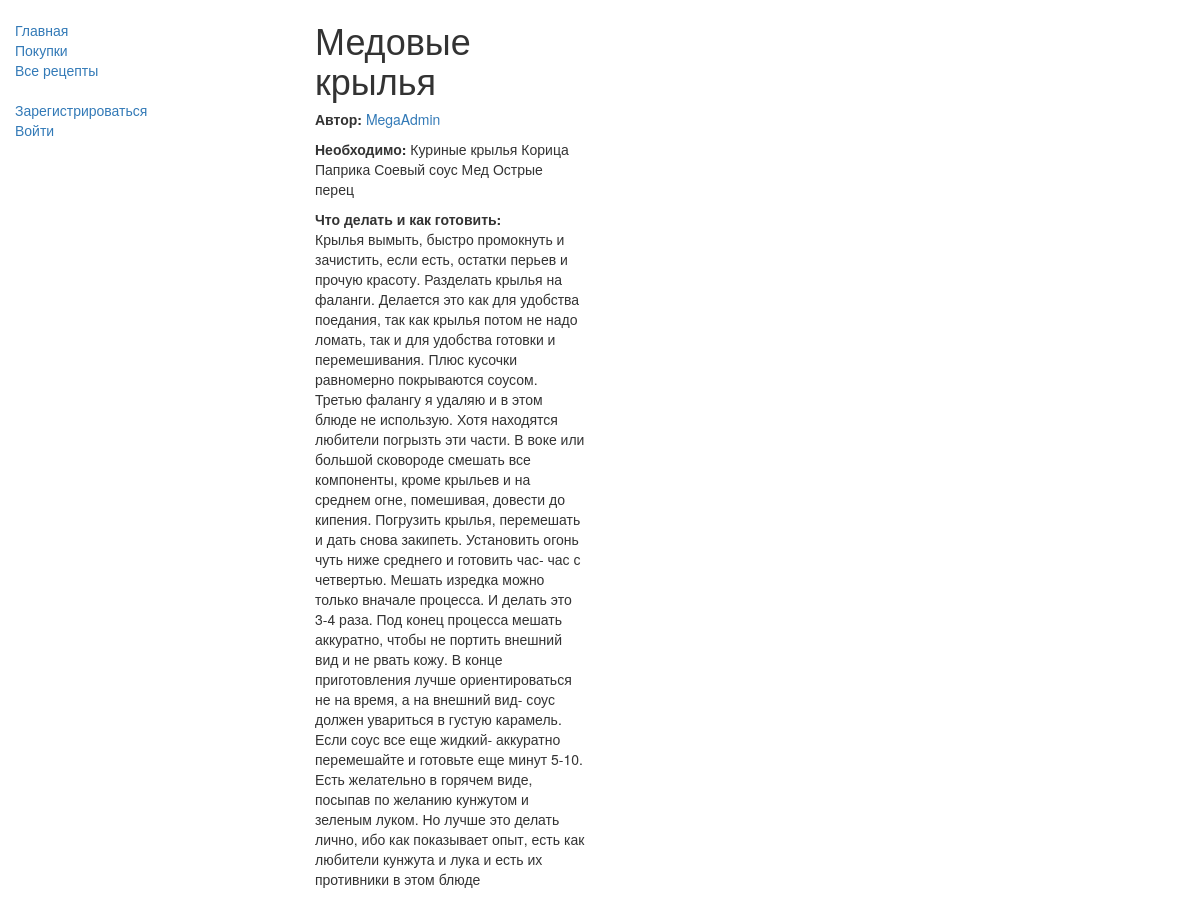
Screenshot of /recepies/3 with the database file from the repository.
### Avos_Ka/models.py (models this page shows, shortened)
class Recepie(models.Model):
    title = models.CharField(max_length=200, null=True,)
    recepie_products = models.OneToOneField(ProductList, on_delete=models.SET_NULL, null=True,)
    describe = models.TextField(null=True,)
    author = models.ForeignKey(User, on_delete=models.SET_NULL, null=True, blank=True)
    def display_recepie_products(self):
        return self.recepie_products.display_product_list()
    def display_describe(self):
        return self.describe
    def display_author(self):
        return self.author

class ProductList(models.Model):
    title = models.CharField(max_length=200)
    product_list = models.ManyToManyField(Product, through="Amount")
    def display_product_list(self):
        show_list = ''
        for product in self.product_list.all():
            show_list += f"{product.display_name()}\n"
        return show_list

class Product(models.Model):
    name = models.CharField(max_length=200, null=True,)
    measure = models.ForeignKey(Measurment, on_delete=models.CASCADE, null=True)
    def display_name(self):
        return f"{self.name}"

### Recepies/views.py (the view)
# urls.py: url(r'^(?P<pk>\d+)$', views.RecepieDetailView.as_view(), name='recepie-detail'),
class RecepieDetailView(generic.DetailView):
    model = Recepie
    template_name = "./Recepies/recepie_detail.html"

### templates/Recepies/recepie_detail.html
{% extends "homepage/homepage.html" %}
{% block content %}
    <h1>{{ recepie.title }}</h1>
    <p><strong>Автор:</strong> <a href="">{{ recepie.display_author }}</a></p>
    <p><strong>Необходимо:</strong> {{ recepie.display_recepie_products }}</p>
    <p><strong>Что делать и как готовить:</strong><br> {{ recepie.display_describe }}</p>
{% endblock %}

### rows the page displays
Recepie: title "Медовые крылья", display_author "MegaAdmin", display_recepie_products "Куриные крылья Корица Паприка Соевый соус Мед Острые перец", display_describe "Крылья вымыть, быстро промокнуть и зачистить, если есть, остатки перьев и прочую красоту. Разделать крылья на фаланги. Делается это как для удобства поедания, так как крылья потом не надо ломать, так и для удобства готовки и перемешивания. Плюс кусочки равномерно покрываются соусом. Третью фалангу я удаляю и в этом блюде не использую. Хотя находятся любители погрызть эти части. В воке или большой сковороде смешать все компоненты, кроме крыльев и на среднем огне, помешивая, довести до кипения. Погрузить крылья, перемешать и дать снова закипеть. Установить огонь чуть ниже среднего и готовить час- час с четвертью. Мешать изредка можно только вначале процесса. И делать это 3-4 раза. Под конец…"
